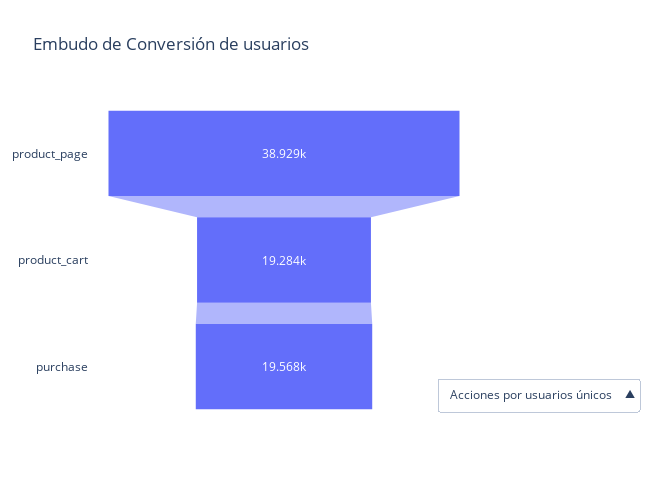

Notebook source saved alongside this figure:
### Code cell
# Trazar embudos de acciones generales y por usuarios únicos
label_1, label_2 = 'Acciones por usuarios únicos', 'Todas las acciones'
title = 'Embudo de Conversión de usuarios'
i_funnel_dualplot(funnel_unique, funnel_general, title, label_1, label_2)

### Figure 1 — Plotly figure (JSON) as saved in the notebook; plotly's stock layout.template omitted (floating-point values rounded to 4 significant figures)
{"data": [{"type": "funnel", "x": [38929, 19284, 19568], "y": ["product_page", "product_cart", "purchase"]}], "layout": {"height": 500, "plot_bgcolor": "rgba(0,0,0,0)", "title": {"text": "Embudo de Conversión de usuarios"}, "updatemenus": [{"buttons": [{"args": [{"x": [[38929, 19284, 19568]], "y": [["product_page", "product_cart", "purchase"]]}], "label": "Acciones por usuarios únicos", "method": "restyle"}, {"args": [{"x": [[120862, 60120, 60314]], "y": [["product_page", "product_cart", "purchase"]]}], "label": "Todas las acciones", "method": "restyle"}], "direction": "up", "showactive": true, "x": 1.15, "xanchor": "center", "y": 0.13, "yanchor": "top"}], "width": 650}}
